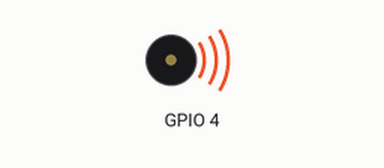
Simulated run of this sketch. Board: ESP32. Shown: buzzer (waves = sounding).

Above: at 0.2 s.
Timing chart, 0 to 5.2 s (numbered marks = the images above):
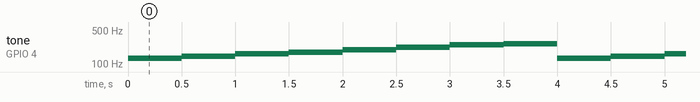

The sketch:

ej5.ino
```cpp
void setup() {
  Serial.begin(115200);

  ledcAttach(4,5000,8);

}
long tiempo =  millis();

void loop() {
  // put your main code here, to run repeatedly:
  ledcWriteNote(4, NOTE_C, 3);
  delay(500);

  ledcWriteNote(4, NOTE_D, 3);
  delay(500);
  ledcWriteNote(4, NOTE_E, 3);
  delay(500);
  ledcWriteNote(4, NOTE_F, 3);
  delay(500);
  ledcWriteNote(4, NOTE_G, 3);
  delay(500);
  ledcWriteNote(4, NOTE_A, 3);
  delay(500);
  ledcWriteNote(4, NOTE_B, 3);
  delay(500);
  ledcWriteNote(4, NOTE_C, 4);
  delay(500);

}
/*
ledcFade(4,0,4095,3000);
  delay(3000);
  ledcFade(4,4095,0,3000);
  delay(3000);
*/
```

Measured:
- by itself, tone on GPIO 4: repeats every 4.0 s: 146 Hz 0.50 s, 164 Hz 0.50 s, 174 Hz 0.50 s, 196 Hz 0.50 s, 220 Hz 0.50 s, 246 Hz 0.50 s, 261 Hz 0.50 s, 130 Hz 0.50 s
